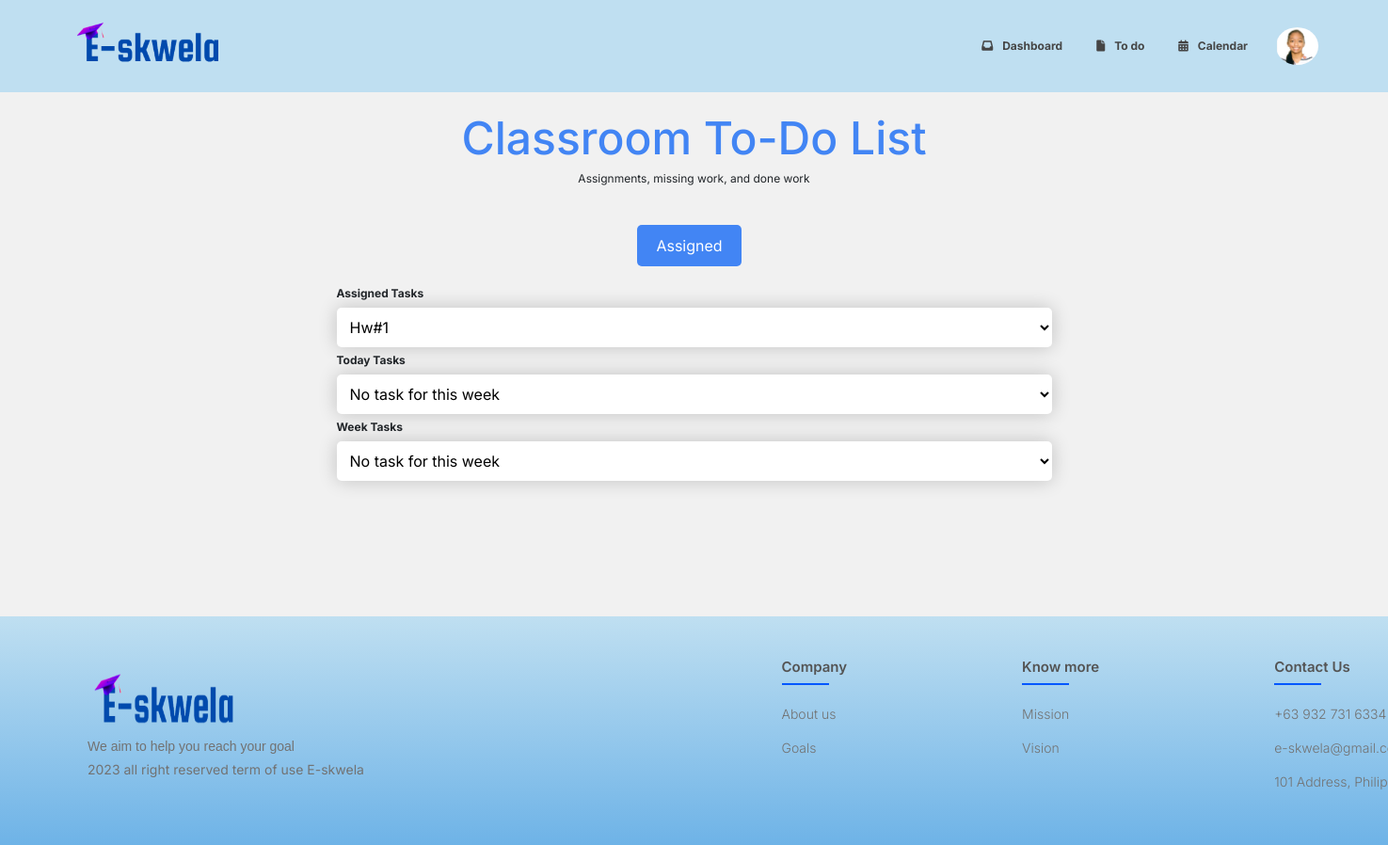
/todo (signed in), run on the app's committed database.
### educ_web/models.py (models this page shows, shortened)
class User(AbstractUser):
    first_name = models.CharField(max_length=20, blank=True)
    last_name = models.CharField(max_length=20, blank=True)
    profile_picture = models.ImageField(upload_to="users/", null=True, blank=True)

class Task(models.Model):
    CATEGORY = [
        ('ASSIGNMENT', 'Assignment'),
        ('QUIZ', 'Quiz'),
        ('MATERIAL', 'Material'),
    ]
    type = models.CharField(max_length=20, choices=CATEGORY)
    title = models.CharField(max_length=64)
    instruction = models.TextField()
    score = models.FloatField(null=True, blank=True)
    due_date_time = models.DateTimeField(null=True, blank=True)
    date_time = models.DateTimeField(auto_now_add=True, editable=False, null=True)
    course = models.ForeignKey(Course, related_name="task", null=True, on_delete=models.CASCADE)

### educ_web/views.py (the view)
# urls.py: path("todo", views.todo, name="todo"),
def todo(request):
    user = request.user
    courses = user.enrolled.all()
    all_task = []
    task_today = []
    task_week = []
    theday = datetime.date.today()
    weekday = theday.isoweekday()
    start = theday - datetime.timedelta(days=weekday)
    dates = [start + datetime.timedelta(days=d) for d in range(7)]
    for course in courses:
        for task in course.task.all():
            if task.type != "MATERIAL":
                all_task.append(task.title)
                if task.due_date_time.date() == datetime.date.today():
                    task_today.append(task.title)
                if task.due_date_time.date() in dates:
                    task_week.append(task.title)
    return render(request, 'main/S_todo/S_todo.html', {
        "user": user,
        "all_task": all_task,
        "task_today": task_today,
        "task_week": task_week
    })

### educ_web/templates/main/S_todo/S_todo.html (shortened to what this page needs)
{% extends 'main/S_home/S_home.html' %}
{% load static %}
{% block script %}
	<link href="{% static 'S_todo/S_todo.css' %}" rel="stylesheet">
{% endblock %}
{% block body %}
	<div class="container">
		<div class="header">
			<h1>Classroom To-Do List</h1>
			<p>Assignments, missing work, and done work</p>
		</div>
		<div class="filters">
			<a href="{% url 'todo' %}"><button class="active">Assigned</button></a>
		</div>
		<label for="all-task-select" class="form-label"><strong>Assigned Tasks</strong></label>
		<select id="all-task-select" >
			{% if all_task %}
				{% for task in all_task %}
					<option>{{ task | title }}</option>
				{% endfor %}
			{% else %}
				<option selected>No due date</option>
			{% endif %}
		</select>
		<label for="today-task-select" class="form-label"><strong>Today Tasks</strong></label>
		<select id="today-task-select">
			{% if task_today %}
				{% for task in task_today %}
					<option>{{ task | title }}</option>
				{% endfor %}
			{% else %}
				<option selected>No task for this week</option>
			{% endif %}
		</select>
		<label for="week-task-select" class="form-label"><strong>Week Tasks</strong></label>
		<select id="week-task-select">
			{% if task_week %}
				{% for task in task_week %}
					<option>{{ task | title }}</option>
				{% endfor %}
			{% else %}
				<option selected>No task for this week</option>
			{% endif %}
		</select>
	</div>
{% endblock %}

### educ_web/templates/main/S_home/S_home.html (shortened to what this page needs)
{% extends 'layout.html' %}
{% load static %}
{% block navbar %}
    <div class="nav-bar">
        <nav class="navbar navbar-expand-lg"
            style="background-color: #BFDFF1; padding: 15px;">
            <div class="container-fluid">
                <a class="navbar-brand" href="{% url 'home' %}">
                    <img src="{% static '/images/logo.png' %}" alt="logo" height="60" width="170" style="margin-left: 50px;">
                </a>
                <div class="collapse navbar-collapse" id="navbarSupportedContent">
                    <ul class="navbar-nav ms-auto mb-2 mb-lg-0" style="margin-right: 10px;">
                        <li class="nav-item">
                            <a class="nav-link" href="{% url 'home' %}" style="padding-right: 20px;"><i class="fa-solid fa-inbox"
                                    style="padding: 10px;"></i>Dashboard</a>
                        </li>
                        <li class="nav-item">
                            <a class="nav-link" href="{% url 'todo' %}" style="padding-right: 20px;"><i class="fa-solid fa-file"
                                    style="padding: 10px;"></i>To do</a>
                        </li>
                        <li class="nav-item">
                            <a id="user-id-calendar" class="nav-link {{ user.id }}" href="{% url 'calendar' %}" style="padding-right: 20px;"><i
                                    class="fa-solid fa-calendar-days" style="padding: 10px;"></i>Calendar</a>
                        </li>
                    </ul>
                    {% if user_profile %}
                        <img src="{{ user_profile }}" class="user-pic" onclick="toggleMenu()">
                    {% elif user.profile_picture %}
                        <img src="{{ user.profile_picture.url }}" class="user-pic" onclick="toggleMenu()">
                    {% else %}
                        <img src="{% static 'images/user-person.png' %}" class="user-pic" onclick="toggleMenu()">
                    {% endif %}
                </div>
            </div>
        </nav>
    </div>
{% endblock %}

### educ_web/static/navbar/navbar.css (style rules this page uses)
.nav-link { font-weight: bold; color: #454545; }
.user-pic { width: 45px; border-radius: 50%; cursor: pointer; margin-right: 50px; }

### educ_web/static/footer/footer.css (style rules this page uses)
* { margin: 0; padding: 0; box-sizing: border-box; }
:root { --main-bg-color: #bfdff1; --main-font-color: #3443cf; --border-color: #1e1e1e; --button-disabled: #7d9dba; --table-border: 1vw; --blue: #0057FE; --lightblue: #BFDFF1; --white: #ffffffff; --gray: #454545; --lightgray: #877F7F; }
html { transition: all 200ms ease-in 0ms; font-size: 12px; }
html, body { margin: 0px; }
ul { list-style: none; padding-left: 0 !important; }

### educ_web/static/S_todo/S_todo.css (style rules this page uses)
body { font-family: 'Inter'; margin: 0; padding: 0; background-color: #f1f1f1; }
.container { max-width: 800px; height: 100%; margin: 0 auto; padding: 20px; }
.header { text-align: center; margin-bottom: 40px; }
.header h1 { margin-top: 0; font-size: 48px; color: #4285f4; font-family: 'Inter'; }
.filters { display: flex; justify-content: center; margin-bottom: 20px; }
.filters button { background-color: #fff; border: none; color: #4285f4; cursor: pointer; font-size: 16px; padding: 10px 20px; margin-right: 10px; border-radius: 5px; transition: background-color 0.3s ease; }
.filters button.active { background-color: #4285f4; color: #fff; }
select { font-size: 16px; font-family: 'Inter'; border: none; padding: 10px; border-radius: 5px; background-color: #fff; box-shadow: 0 0 20px rgba(0, 0, 0, 0.2); cursor: pointer; margin-bottom: 5px; display: block; width: 100%; }
select option { font-size: 16px; font-family: 'Inter'; }

### data on the page
User: profile_picture (picture)
Task: title "Hw#1"
